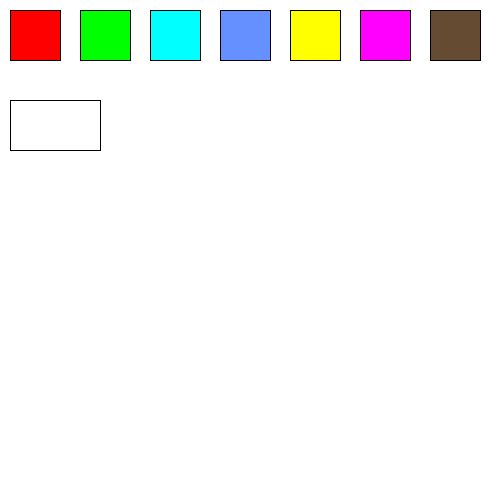
Frame 1 (no input)
Frame 60 (the mouse pressed at the canvas centre just before this capture): identical to frame 1, image omitted
Frame 120 (the mouse held since frame 60 and released just before this capture): identical to frame 1, image omitted

The Processing sketch that drew this single still picture (run headless with seeded random() and noise(); from frame 60 on, the mouse is pressed at the canvas centre):

// Processing sketch: RainbowButtons1stDesign
// ── RainbowButtons1stDesign.pde
//global scope

//Cube width and height
float cubeWidth = 50;
float cubeHeight = 50;

//Cube 1
float x1 = 10;
float y1 = 10;


//Cube 2
float x2 = 80;
float y2 = 10;


//Cube 3
float x3 = 150;
float y3 = 10;


//Cube 4
float x4 = 220;
float y4 = 10;


//Cube 5
float x5 = 290;
float y5 = 10;


//Cube 6
float x6 = 360;
float y6 = 10;


//Cube 7
float x7 = 430;
float y7 = 10;

//Show case cube
float showCubeX = 10;
float showCubeY = 100;
float showCubeWidth = 90;
float showCubeHeight = 50;



void setup() {
  //Size of the canvas
  size(500, 500);
}




void draw() {
  //background
  background(255);


  //Draws the buttons

  //Button 1
  stroke(0);
  fill(255, 0, 0);
  rect(x1, y1, cubeWidth, cubeHeight);

  //Button 2
  stroke(0);
  fill(0, 255, 0);
  rect(x2, y2, cubeWidth, cubeHeight);

  //Button 3
  stroke(0);
  fill(0, 255, 255);
  rect(x3, y3, cubeWidth, cubeHeight);

  //button 4
  stroke(0);
  fill(100, 145, 255);
  rect(x4, y4, cubeWidth, cubeHeight);

  //button 5
  stroke(0);
  fill(255, 255, 0);
  rect(x5, y5, cubeWidth, cubeHeight);

  //button 6
  stroke(0);
  fill(255, 0, 255);
  rect(x6, y6, cubeWidth, cubeHeight);

  //button 7
  stroke(0);
  fill(100, 75, 50);
  rect(x7, y7, cubeWidth, cubeHeight);

  if ((mouseX > x1) && (mouseX < x1 + cubeWidth) && (mouseY > y1) && (mouseY < y1 + cubeHeight)) {
    fill(255, 0, 0);
  } else if ((mouseX > x2) && (mouseX < x2 + cubeWidth) && (mouseY > y2) && (mouseY < y2 + cubeHeight)) {
    fill(0, 255, 0);
  } else if ((mouseX > x3) && (mouseX < x3 + cubeWidth) && (mouseY > y3) && (mouseY < y3 + cubeHeight)) {
    fill(0, 255, 255);
  } else if ((mouseX > x4) && (mouseX < x4 + cubeWidth) && (mouseY > y4) && (mouseY < y4 + cubeHeight)) {
    fill(100, 145, 255);
  } else if ((mouseX > x5) && (mouseX < x5 + cubeWidth) && (mouseY > y5) && (mouseY < y5 + cubeHeight)) {
    fill(255, 255, 0);
  } else if ((mouseX > x6) && (mouseX < x6 + cubeWidth) && (mouseY > y6) && (mouseY < y6 + cubeHeight)) {
    fill(255, 0, 255);
  } else if ((mouseX > x7) && (mouseX < x7 + cubeWidth) && (mouseY > y7) && (mouseY < y7 + cubeHeight)){
    fill(100, 75, 50);
  } else{
    fill(255);
  }










  //Showcase button
  stroke(0);
  rect(showCubeX, showCubeY, showCubeWidth, showCubeHeight);
}
